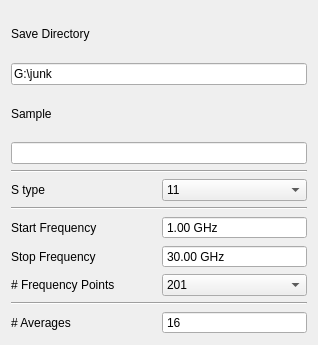
<?xml version="1.0" encoding="UTF-8"?>
<ui version="4.0">
 <class>Form</class>
 <widget class="QWidget" name="Form">
  <property name="geometry">
   <rect>
    <x>0</x>
    <y>0</y>
    <width>318</width>
    <height>345</height>
   </rect>
  </property>
  <property name="windowTitle">
   <string>Form</string>
  </property>
  <layout class="QVBoxLayout" name="verticalLayout">
   <item>
    <widget class="QLabel" name="label_4">
     <property name="text">
      <string>Save Directory</string>
     </property>
    </widget>
   </item>
   <item>
    <widget class="QLineEdit" name="save_dir">
     <property name="text">
      <string>G:\junk</string>
     </property>
    </widget>
   </item>
   <item>
    <widget class="QLabel" name="label_12">
     <property name="text">
      <string>Sample</string>
     </property>
    </widget>
   </item>
   <item>
    <widget class="QLineEdit" name="sample_name"/>
   </item>
   <item>
    <widget class="Line" name="line_2">
     <property name="orientation">
      <enum>Qt::Horizontal</enum>
     </property>
    </widget>
   </item>
   <item>
    <layout class="QGridLayout" name="gridLayout">
     <item row="0" column="1">
      <widget class="QComboBox" name="S_param">
       <item>
        <property name="text">
         <string>11</string>
        </property>
       </item>
       <item>
        <property name="text">
         <string>21</string>
        </property>
       </item>
      </widget>
     </item>
     <item row="0" column="0">
      <widget class="QLabel" name="label_3">
       <property name="text">
        <string>S type</string>
       </property>
      </widget>
     </item>
    </layout>
   </item>
   <item>
    <widget class="Line" name="line">
     <property name="orientation">
      <enum>Qt::Horizontal</enum>
     </property>
    </widget>
   </item>
   <item>
    <layout class="QGridLayout" name="gridLayout_3">
     <item row="0" column="0">
      <widget class="QLabel" name="label">
       <property name="text">
        <string>Start Frequency</string>
       </property>
      </widget>
     </item>
     <item row="1" column="0">
      <widget class="QLabel" name="label_2">
       <property name="text">
        <string>Stop Frequency</string>
       </property>
      </widget>
     </item>
     <item row="0" column="1">
      <widget class="QDoubleSpinBox" name="frequency_start">
       <property name="buttonSymbols">
        <enum>QAbstractSpinBox::NoButtons</enum>
       </property>
       <property name="suffix">
        <string> GHz</string>
       </property>
       <property name="maximum">
        <double>40.000000000000000</double>
       </property>
       <property name="value">
        <double>1.000000000000000</double>
       </property>
      </widget>
     </item>
     <item row="1" column="1">
      <widget class="QDoubleSpinBox" name="frequency_stop">
       <property name="buttonSymbols">
        <enum>QAbstractSpinBox::NoButtons</enum>
       </property>
       <property name="suffix">
        <string> GHz</string>
       </property>
       <property name="maximum">
        <double>40.000000000000000</double>
       </property>
       <property name="value">
        <double>30.000000000000000</double>
       </property>
      </widget>
     </item>
     <item row="2" column="0">
      <widget class="QLabel" name="label_5">
       <property name="text">
        <string># Frequency Points</string>
       </property>
      </widget>
     </item>
     <item row="2" column="1">
      <widget class="QComboBox" name="frequency_points">
       <property name="currentIndex">
        <number>6</number>
       </property>
       <item>
        <property name="text">
         <string>3</string>
        </property>
       </item>
       <item>
        <property name="text">
         <string>11</string>
        </property>
       </item>
       <item>
        <property name="text">
         <string>21</string>
        </property>
       </item>
       <item>
        <property name="text">
         <string>26</string>
        </property>
       </item>
       <item>
        <property name="text">
         <string>51</string>
        </property>
       </item>
       <item>
        <property name="text">
         <string>101</string>
        </property>
       </item>
       <item>
        <property name="text">
         <string>201</string>
        </property>
       </item>
       <item>
        <property name="text">
         <string>401</string>
        </property>
       </item>
       <item>
        <property name="text">
         <string>801</string>
        </property>
       </item>
       <item>
        <property name="text">
         <string>1601</string>
        </property>
       </item>
      </widget>
     </item>
    </layout>
   </item>
   <item>
    <widget class="Line" name="line_3">
     <property name="orientation">
      <enum>Qt::Horizontal</enum>
     </property>
    </widget>
   </item>
   <item>
    <layout class="QGridLayout" name="gridLayout_4">
     <item row="0" column="0">
      <widget class="QLabel" name="label_6">
       <property name="text">
        <string># Averages</string>
       </property>
      </widget>
     </item>
     <item row="0" column="1">
      <widget class="QSpinBox" name="num_averages">
       <property name="buttonSymbols">
        <enum>QAbstractSpinBox::NoButtons</enum>
       </property>
       <property name="minimum">
        <number>1</number>
       </property>
       <property name="maximum">
        <number>999</number>
       </property>
       <property name="value">
        <number>16</number>
       </property>
      </widget>
     </item>
    </layout>
   </item>
  </layout>
 </widget>
 <resources/>
 <connections/>
</ui>
